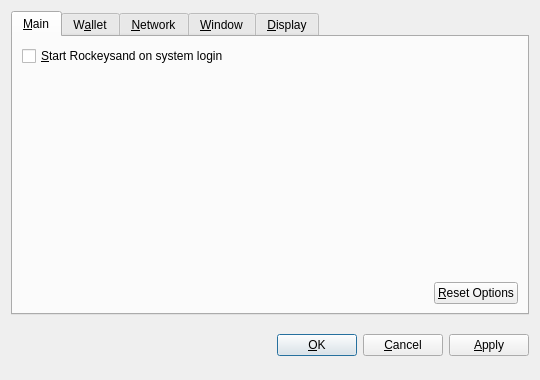
<?xml version="1.0" encoding="UTF-8"?>
<ui version="4.0">
 <class>OptionsDialog</class>
 <widget class="QDialog" name="OptionsDialog">
  <property name="geometry">
   <rect>
    <x>0</x>
    <y>0</y>
    <width>540</width>
    <height>380</height>
   </rect>
  </property>
  <property name="windowTitle">
   <string>Options</string>
  </property>
  <property name="modal">
   <bool>true</bool>
  </property>
  <layout class="QVBoxLayout" name="verticalLayout">
   <item>
    <widget class="QTabWidget" name="tabWidget">
     <property name="tabPosition">
      <enum>QTabWidget::North</enum>
     </property>
     <property name="currentIndex">
      <number>0</number>
     </property>
     <widget class="QWidget" name="tabMain">
      <attribute name="title">
       <string>&amp;Main</string>
      </attribute>
      <layout class="QVBoxLayout" name="verticalLayout_Main">
       <item>
        <widget class="QCheckBox" name="bitcoinAtStartup">
         <property name="toolTip">
          <string>Automatically start Rockeysand after logging in to the system.</string>
         </property>
         <property name="text">
          <string>&amp;Start Rockeysand on system login</string>
         </property>
        </widget>
       </item>
       <item>
        <spacer name="verticalSpacer_Main">
         <property name="orientation">
          <enum>Qt::Vertical</enum>
         </property>
         <property name="sizeHint" stdset="0">
          <size>
           <width>20</width>
           <height>40</height>
          </size>
         </property>
        </spacer>
       </item>
       <item>
        <layout class="QHBoxLayout" name="horizontalLayout_2_Main">
         <item>
          <spacer name="horizontalSpacer_2_Main">
           <property name="orientation">
            <enum>Qt::Horizontal</enum>
           </property>
           <property name="sizeHint" stdset="0">
            <size>
             <width>40</width>
             <height>20</height>
            </size>
           </property>
          </spacer>
         </item>
         <item>
          <widget class="QPushButton" name="resetButton">
           <property name="toolTip">
            <string>Reset all client options to default.</string>
           </property>
           <property name="text">
            <string>&amp;Reset Options</string>
           </property>
           <property name="autoDefault">
            <bool>false</bool>
           </property>
          </widget>
         </item>
        </layout>
       </item>
      </layout>
     </widget>
     <widget class="QWidget" name="tabWallet">
      <attribute name="title">
       <string>W&amp;allet</string>
      </attribute>
      <layout class="QVBoxLayout" name="verticalLayout_Network">
       <item>
        <widget class="QLabel" name="transactionFeeInfoLabel">
         <property name="text">
          <string>Optional transaction fee per kB that helps make sure your transactions are processed quickly. Most transactions are 1 kB.</string>
         </property>
         <property name="textFormat">
          <enum>Qt::PlainText</enum>
         </property>
         <property name="wordWrap">
          <bool>true</bool>
         </property>
        </widget>
       </item>
       <item>
        <layout class="QHBoxLayout" name="horizontalLayout_1_Main">
         <item>
          <widget class="QLabel" name="transactionFeeLabel">
           <property name="text">
            <string>Pay transaction &amp;fee</string>
           </property>
           <property name="textFormat">
            <enum>Qt::PlainText</enum>
           </property>
           <property name="buddy">
            <cstring>transactionFee</cstring>
           </property>
          </widget>
         </item>
         <item>
          <widget class="BitcoinAmountField" name="transactionFee"/>
         </item>
         <item>
          <spacer name="horizontalSpacer_1_Main">
           <property name="orientation">
            <enum>Qt::Horizontal</enum>
           </property>
           <property name="sizeHint" stdset="0">
            <size>
             <width>40</width>
             <height>20</height>
            </size>
           </property>
          </spacer>
         </item>
        </layout>
       </item>
       <item>
        <widget class="QLabel" name="label">
         <property name="text">
          <string>If you disable the spending of unconfirmed change, the change from a transaction cannot be used until that transaction has at least one confirmation. This also affects how your balance is computed.</string>
         </property>
         <property name="wordWrap">
          <bool>true</bool>
         </property>
        </widget>
       </item>
       <item>
        <widget class="QCheckBox" name="spendZeroConfChange">
         <property name="text">
          <string>Spend unconfirmed change  (experts only)</string>
         </property>
        </widget>
       </item>
       <item>
        <spacer name="verticalSpacer">
         <property name="orientation">
          <enum>Qt::Vertical</enum>
         </property>
         <property name="sizeHint" stdset="0">
          <size>
           <width>20</width>
           <height>40</height>
          </size>
         </property>
        </spacer>
       </item>
      </layout>
     </widget>
     <widget class="QWidget" name="tabNetwork">
      <attribute name="title">
       <string>&amp;Network</string>
      </attribute>
      <layout class="QVBoxLayout" name="verticalLayout_Network">
       <item>
        <widget class="QCheckBox" name="mapPortUpnp">
         <property name="toolTip">
          <string>Automatically open the Rockeysand client port on the router. This only works when your router supports UPnP and it is enabled.</string>
         </property>
         <property name="text">
          <string>Map port using &amp;UPnP</string>
         </property>
        </widget>
       </item>
       <item>
        <widget class="QCheckBox" name="connectSocks">
         <property name="toolTip">
          <string>Connect to the Rockeysand network through a SOCKS proxy (e.g. when connecting through Tor).</string>
         </property>
         <property name="text">
          <string>&amp;Connect through SOCKS proxy:</string>
         </property>
        </widget>
       </item>
       <item>
        <layout class="QHBoxLayout" name="horizontalLayout_Network">
         <item>
          <widget class="QLabel" name="proxyIpLabel">
           <property name="text">
            <string>Proxy &amp;IP:</string>
           </property>
           <property name="textFormat">
            <enum>Qt::PlainText</enum>
           </property>
           <property name="buddy">
            <cstring>proxyIp</cstring>
           </property>
          </widget>
         </item>
         <item>
          <widget class="QValidatedLineEdit" name="proxyIp">
           <property name="maximumSize">
            <size>
             <width>140</width>
             <height>16777215</height>
            </size>
           </property>
           <property name="toolTip">
            <string>IP address of the proxy (e.g. 127.0.0.1)</string>
           </property>
          </widget>
         </item>
         <item>
          <widget class="QLabel" name="proxyPortLabel">
           <property name="text">
            <string>&amp;Port:</string>
           </property>
           <property name="textFormat">
            <enum>Qt::PlainText</enum>
           </property>
           <property name="buddy">
            <cstring>proxyPort</cstring>
           </property>
          </widget>
         </item>
         <item>
          <widget class="QLineEdit" name="proxyPort">
           <property name="maximumSize">
            <size>
             <width>55</width>
             <height>16777215</height>
            </size>
           </property>
           <property name="toolTip">
            <string>Port of the proxy (e.g. 9050)</string>
           </property>
          </widget>
         </item>
         <item>
          <widget class="QLabel" name="socksVersionLabel">
           <property name="text">
            <string>SOCKS &amp;Version:</string>
           </property>
           <property name="textFormat">
            <enum>Qt::PlainText</enum>
           </property>
           <property name="buddy">
            <cstring>socksVersion</cstring>
           </property>
          </widget>
         </item>
         <item>
          <widget class="QValueComboBox" name="socksVersion">
           <property name="toolTip">
            <string>SOCKS version of the proxy (e.g. 5)</string>
           </property>
          </widget>
         </item>
         <item>
          <spacer name="horizontalSpacer_Network">
           <property name="orientation">
            <enum>Qt::Horizontal</enum>
           </property>
           <property name="sizeHint" stdset="0">
            <size>
             <width>40</width>
             <height>20</height>
            </size>
           </property>
          </spacer>
         </item>
        </layout>
       </item>
       <item>
        <spacer name="verticalSpacer_Network">
         <property name="orientation">
          <enum>Qt::Vertical</enum>
         </property>
         <property name="sizeHint" stdset="0">
          <size>
           <width>20</width>
           <height>40</height>
          </size>
         </property>
        </spacer>
       </item>
      </layout>
     </widget>
     <widget class="QWidget" name="tabWindow">
      <attribute name="title">
       <string>&amp;Window</string>
      </attribute>
      <layout class="QVBoxLayout" name="verticalLayout_Window">
       <item>
        <widget class="QCheckBox" name="minimizeToTray">
         <property name="toolTip">
          <string>Show only a tray icon after minimizing the window.</string>
         </property>
         <property name="text">
          <string>&amp;Minimize to the tray instead of the taskbar</string>
         </property>
        </widget>
       </item>
       <item>
        <widget class="QCheckBox" name="minimizeOnClose">
         <property name="toolTip">
          <string>Minimize instead of exit the application when the window is closed. When this option is enabled, the application will be closed only after selecting Quit in the menu.</string>
         </property>
         <property name="text">
          <string>M&amp;inimize on close</string>
         </property>
        </widget>
       </item>
       <item>
        <spacer name="verticalSpacer_Window">
         <property name="orientation">
          <enum>Qt::Vertical</enum>
         </property>
         <property name="sizeHint" stdset="0">
          <size>
           <width>20</width>
           <height>40</height>
          </size>
         </property>
        </spacer>
       </item>
      </layout>
     </widget>
     <widget class="QWidget" name="tabDisplay">
      <attribute name="title">
       <string>&amp;Display</string>
      </attribute>
      <layout class="QVBoxLayout" name="verticalLayout_Display">
       <item>
        <layout class="QHBoxLayout" name="horizontalLayout_1_Display">
         <item>
          <widget class="QLabel" name="langLabel">
           <property name="text">
            <string>User Interface &amp;language:</string>
           </property>
           <property name="textFormat">
            <enum>Qt::PlainText</enum>
           </property>
           <property name="buddy">
            <cstring>lang</cstring>
           </property>
          </widget>
         </item>
         <item>
          <widget class="QValueComboBox" name="lang">
           <property name="toolTip">
            <string>The user interface language can be set here. This setting will take effect after restarting Rockeysand.</string>
           </property>
          </widget>
         </item>
        </layout>
       </item>
       <item>
        <layout class="QHBoxLayout" name="horizontalLayout_2_Display">
         <item>
          <widget class="QLabel" name="unitLabel">
           <property name="text">
            <string>&amp;Unit to show amounts in:</string>
           </property>
           <property name="textFormat">
            <enum>Qt::PlainText</enum>
           </property>
           <property name="buddy">
            <cstring>unit</cstring>
           </property>
          </widget>
         </item>
         <item>
          <widget class="QValueComboBox" name="unit">
           <property name="toolTip">
            <string>Choose the default subdivision unit to show in the interface and when sending coins.</string>
           </property>
          </widget>
         </item>
        </layout>
       </item>
       <item>
        <widget class="QCheckBox" name="displayAddresses">
         <property name="toolTip">
          <string>Whether to show Rockeysand addresses in the transaction list or not.</string>
         </property>
         <property name="text">
          <string>&amp;Display addresses in transaction list</string>
         </property>
        </widget>
       </item>
       <item>
        <widget class="QCheckBox" name="coinControlFeatures">
         <property name="toolTip">
          <string>Whether to show coin control features or not.</string>
         </property>
         <property name="text">
          <string>Display coin &amp;control features (experts only!)</string>
         </property>
        </widget>
       </item>
       <item>
        <spacer name="verticalSpacer_Display">
         <property name="orientation">
          <enum>Qt::Vertical</enum>
         </property>
         <property name="sizeHint" stdset="0">
          <size>
           <width>20</width>
           <height>40</height>
          </size>
         </property>
        </spacer>
       </item>
      </layout>
     </widget>
    </widget>
   </item>
   <item>
    <layout class="QHBoxLayout" name="horizontalLayout_Buttons">
     <item>
      <spacer name="horizontalSpacer_1">
       <property name="orientation">
        <enum>Qt::Horizontal</enum>
       </property>
       <property name="sizeHint" stdset="0">
        <size>
         <width>40</width>
         <height>48</height>
        </size>
       </property>
      </spacer>
     </item>
     <item>
      <widget class="QLabel" name="statusLabel">
       <property name="font">
        <font>
         <weight>75</weight>
         <bold>true</bold>
        </font>
       </property>
       <property name="text">
        <string/>
       </property>
       <property name="textFormat">
        <enum>Qt::PlainText</enum>
       </property>
       <property name="wordWrap">
        <bool>true</bool>
       </property>
      </widget>
     </item>
     <item>
      <spacer name="horizontalSpacer_2">
       <property name="orientation">
        <enum>Qt::Horizontal</enum>
       </property>
       <property name="sizeHint" stdset="0">
        <size>
         <width>40</width>
         <height>48</height>
        </size>
       </property>
      </spacer>
     </item>
     <item>
      <widget class="QPushButton" name="okButton">
       <property name="text">
        <string>&amp;OK</string>
       </property>
      </widget>
     </item>
     <item>
      <widget class="QPushButton" name="cancelButton">
       <property name="text">
        <string>&amp;Cancel</string>
       </property>
       <property name="autoDefault">
        <bool>false</bool>
       </property>
      </widget>
     </item>
     <item>
      <widget class="QPushButton" name="applyButton">
       <property name="text">
        <string>&amp;Apply</string>
       </property>
       <property name="autoDefault">
        <bool>false</bool>
       </property>
      </widget>
     </item>
    </layout>
   </item>
  </layout>
 </widget>
 <customwidgets>
  <customwidget>
   <class>BitcoinAmountField</class>
   <extends>QSpinBox</extends>
   <header>bitcoinamountfield.h</header>
  </customwidget>
  <customwidget>
   <class>QValueComboBox</class>
   <extends>QComboBox</extends>
   <header>qvaluecombobox.h</header>
  </customwidget>
  <customwidget>
   <class>QValidatedLineEdit</class>
   <extends>QLineEdit</extends>
   <header>qvalidatedlineedit.h</header>
  </customwidget>
 </customwidgets>
 <resources/>
 <connections/>
</ui>
